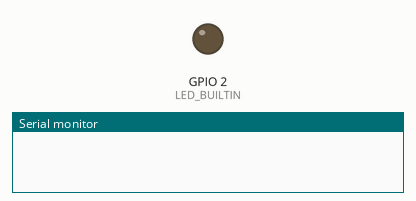
Bench run of a sketch on a simulated ESP32. On the bench: output pins drawn as LEDs (lit = HIGH), the last lines printed to the serial monitor.

Above: at 0.05 s.
At 1.0 s:
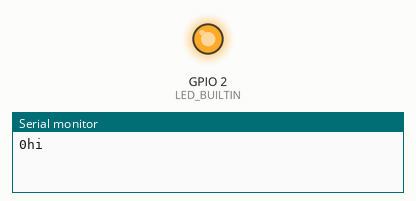
Timing chart, 0 to 3.0 s (numbered marks = the images above):
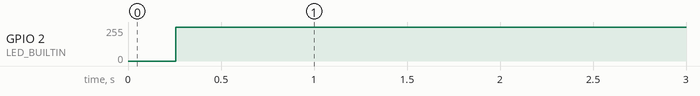

Measured:
- by itself, GPIO 2 (LED_BUILTIN): 0/255 → 255/255 at 0.26 s

The sketch:

main.ino
```cpp
#include <Ticker.h> //引入Ticker库
Ticker ticker; //建立Ticker对象

void setup()
{
  Serial.begin(9600);         //初始化串口
  pinMode(LED_BUILTIN,OUTPUT);//设置LED为输出模式

  ticker.attach(1,say_hi);    //每间隔1s执行say_hi函数
  //ticker.attach(1,say_hi,10); //每间隔1s执行say_hi函数，执行10次
}
void loop()
{
  //呼吸灯
  for(int i=0;i<1024;i++)
  {
    analogWrite(LED_BUILTIN,i);
    delay(1);
  }
  for(int i=1023;i>-1;i--)
  {
    analogWrite(LED_BUILTIN,i);
    delay(1);
  }
}

void say_hi()
{
  static int count = 0;
  Serial.print(count);
  Serial.println("hi");
  count++;
}
//void say_hi(int a)
//{
//  static int count = 0;
//  Serial.print(count);
//  Serial.println("hi");
//  count++;
//  if(count == a)
//  {
//    ticker.detach(); //停止ticker对象调用say_hi函数
//  }
//}
```
